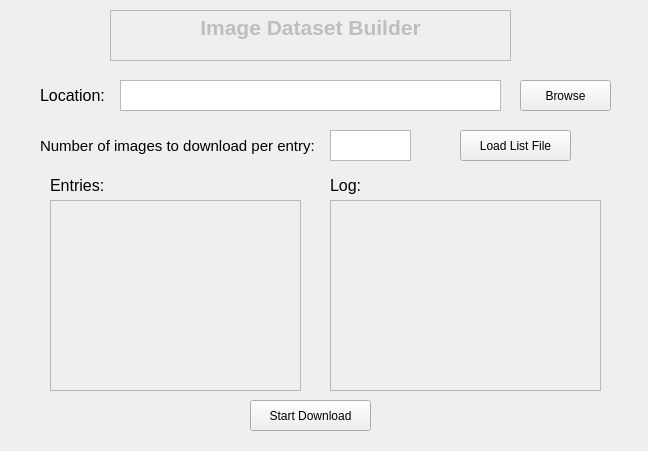
<?xml version="1.0" encoding="UTF-8"?>
<ui version="4.0">
 <class>Widget</class>
 <widget class="QWidget" name="Widget">
  <property name="geometry">
   <rect>
    <x>0</x>
    <y>0</y>
    <width>648</width>
    <height>451</height>
   </rect>
  </property>
  <property name="windowTitle">
   <string>Image Dataset Builder</string>
  </property>
  <widget class="QTextEdit" name="textEdit">
   <property name="enabled">
    <bool>false</bool>
   </property>
   <property name="geometry">
    <rect>
     <x>110</x>
     <y>10</y>
     <width>401</width>
     <height>51</height>
    </rect>
   </property>
   <property name="html">
    <string>&lt;!DOCTYPE HTML PUBLIC &quot;-//W3C//DTD HTML 4.0//EN&quot; &quot;http://www.w3.org/TR/REC-html40/strict.dtd&quot;&gt;
&lt;html&gt;&lt;head&gt;&lt;meta name=&quot;qrichtext&quot; content=&quot;1&quot; /&gt;&lt;meta charset=&quot;utf-8&quot; /&gt;&lt;style type=&quot;text/css&quot;&gt;
p, li { white-space: pre-wrap; }
hr { height: 1px; border-width: 0; }
li.unchecked::marker { content: &quot;\2610&quot;; }
li.checked::marker { content: &quot;\2612&quot;; }
&lt;/style&gt;&lt;/head&gt;&lt;body style=&quot; font-family:'Ubuntu Sans'; font-size:11pt; font-weight:400; font-style:normal;&quot;&gt;
&lt;p align=&quot;center&quot; style=&quot; margin-top:0px; margin-bottom:0px; margin-left:0px; margin-right:0px; -qt-block-indent:0; text-indent:0px;&quot;&gt;&lt;span style=&quot; font-size:16pt; font-weight:700;&quot;&gt;Image Dataset Builder&lt;/span&gt;&lt;/p&gt;&lt;/body&gt;&lt;/html&gt;</string>
   </property>
  </widget>
  <widget class="QLabel" name="label">
   <property name="geometry">
    <rect>
     <x>40</x>
     <y>80</y>
     <width>81</width>
     <height>31</height>
    </rect>
   </property>
   <property name="font">
    <font>
     <pointsize>12</pointsize>
    </font>
   </property>
   <property name="text">
    <string>Location:</string>
   </property>
  </widget>
  <widget class="QTextEdit" name="txtLocation">
   <property name="geometry">
    <rect>
     <x>120</x>
     <y>80</y>
     <width>381</width>
     <height>31</height>
    </rect>
   </property>
  </widget>
  <widget class="QPushButton" name="btnBrowse">
   <property name="geometry">
    <rect>
     <x>520</x>
     <y>80</y>
     <width>91</width>
     <height>31</height>
    </rect>
   </property>
   <property name="text">
    <string>Browse</string>
   </property>
  </widget>
  <widget class="QListWidget" name="lstEntries">
   <property name="enabled">
    <bool>false</bool>
   </property>
   <property name="geometry">
    <rect>
     <x>50</x>
     <y>200</y>
     <width>251</width>
     <height>191</height>
    </rect>
   </property>
  </widget>
  <widget class="QPushButton" name="btnDownload">
   <property name="geometry">
    <rect>
     <x>250</x>
     <y>400</y>
     <width>121</width>
     <height>31</height>
    </rect>
   </property>
   <property name="text">
    <string>Start Download</string>
   </property>
  </widget>
  <widget class="QLabel" name="label_2">
   <property name="geometry">
    <rect>
     <x>40</x>
     <y>130</y>
     <width>311</width>
     <height>31</height>
    </rect>
   </property>
   <property name="font">
    <font>
     <pointsize>11</pointsize>
    </font>
   </property>
   <property name="text">
    <string>Number of images to download per entry:</string>
   </property>
  </widget>
  <widget class="QTextEdit" name="txtEntries">
   <property name="geometry">
    <rect>
     <x>330</x>
     <y>130</y>
     <width>81</width>
     <height>31</height>
    </rect>
   </property>
  </widget>
  <widget class="QListWidget" name="lstLog">
   <property name="enabled">
    <bool>false</bool>
   </property>
   <property name="geometry">
    <rect>
     <x>330</x>
     <y>200</y>
     <width>271</width>
     <height>191</height>
    </rect>
   </property>
  </widget>
  <widget class="QLabel" name="label_3">
   <property name="geometry">
    <rect>
     <x>50</x>
     <y>170</y>
     <width>81</width>
     <height>31</height>
    </rect>
   </property>
   <property name="font">
    <font>
     <pointsize>12</pointsize>
    </font>
   </property>
   <property name="text">
    <string>Entries:</string>
   </property>
  </widget>
  <widget class="QLabel" name="label_4">
   <property name="geometry">
    <rect>
     <x>330</x>
     <y>170</y>
     <width>81</width>
     <height>31</height>
    </rect>
   </property>
   <property name="font">
    <font>
     <pointsize>12</pointsize>
    </font>
   </property>
   <property name="text">
    <string>Log:</string>
   </property>
  </widget>
  <widget class="QPushButton" name="btnLoad">
   <property name="geometry">
    <rect>
     <x>460</x>
     <y>130</y>
     <width>111</width>
     <height>31</height>
    </rect>
   </property>
   <property name="text">
    <string>Load List File</string>
   </property>
  </widget>
 </widget>
 <resources/>
 <connections/>
</ui>
